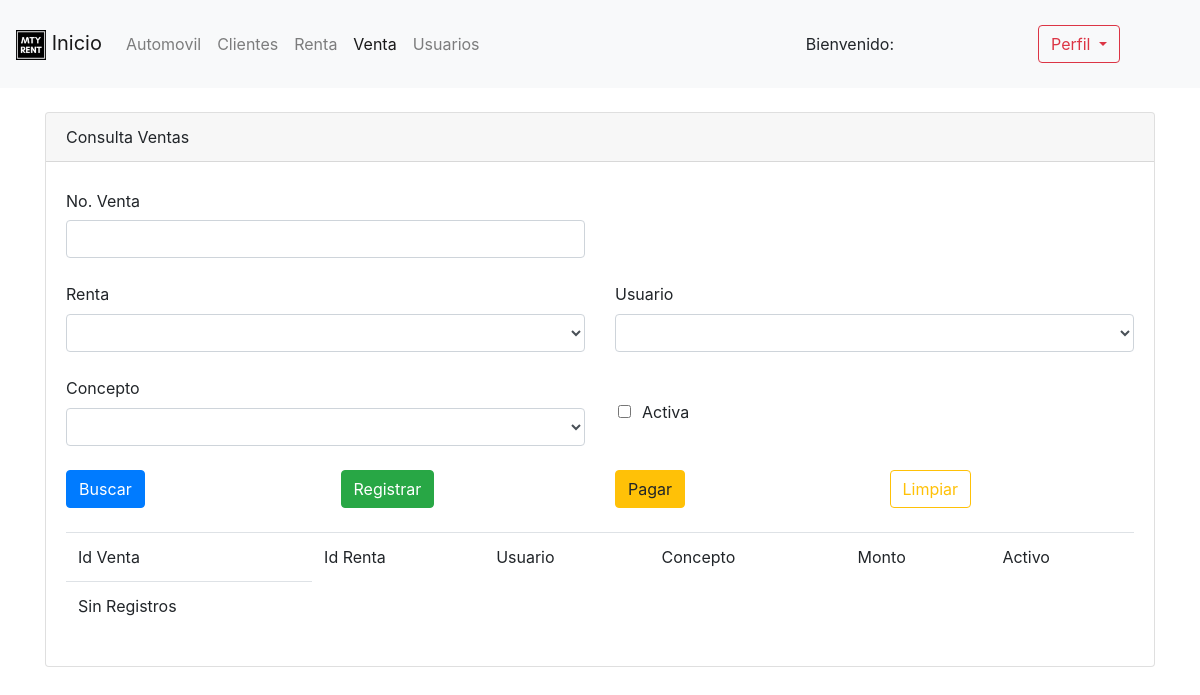
Page /Venta.php on the earlier database version.
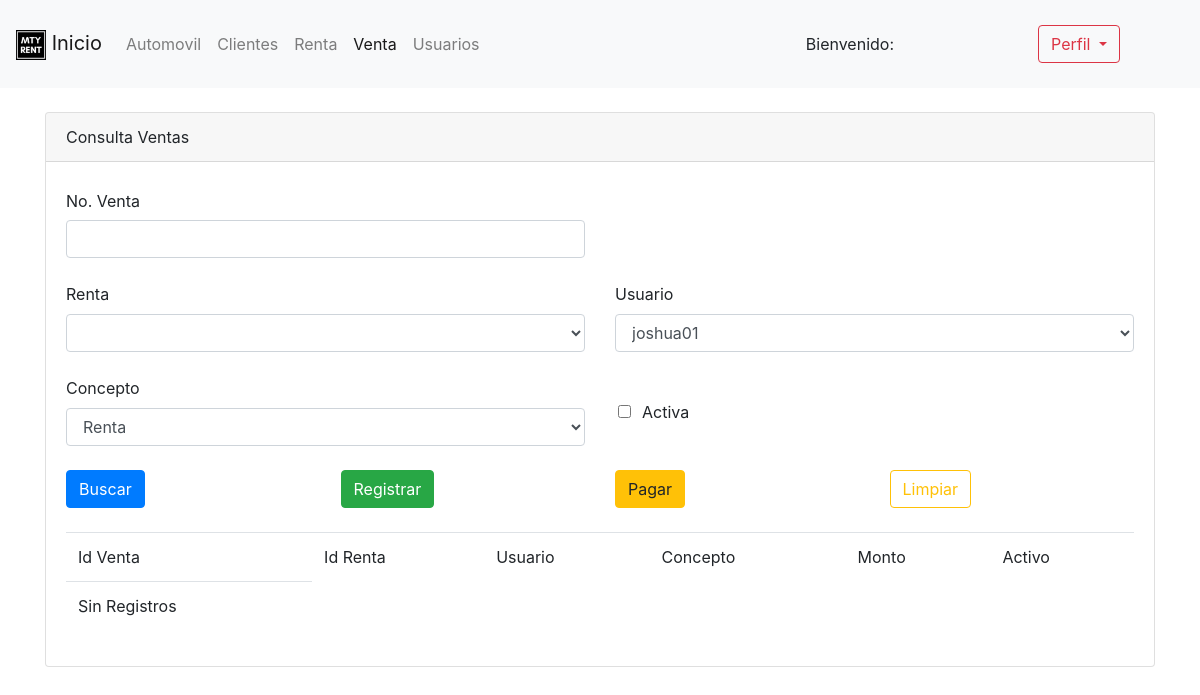
Same page on the later database version.
### tables this page shows
CREATE TABLE IF NOT EXISTS usuario(
	IdUsuario INT NOT NULL,
    Nombre VARCHAR(45),
    APaterno VARCHAR(45),
    AMaterno VARCHAR(45),
    Usuario VARCHAR(20),
    Contraseña VARCHAR(20),
    IdRol INT NOT NULL,
    FecAlta DATETIME,
    IdEstatus INT NOT NULL,
    PRIMARY KEY(IdUsuario),
    
     
    CONSTRAINT FK_Usuario_Rol
    FOREIGN KEY(IdRol)
    REFERENCES rol(IdRol),
    
    CONSTRAINT FK_Usuario_Estatus
    FOREIGN KEY(IdEstatus)
    REFERENCES estatusUsuario(IdEstatus)
);

CREATE TABLE IF NOT EXISTS concepto(
	IdConcepto INT NOT NULL,
    DescConcepto VARCHAR(45),
    Monto DECIMAL(12,2),
    PRIMARY KEY(IdConcepto)
);

### Venta.php (the view, shortened to what this page needs)
<?php
$tabla = "<tr><td>Sin Registros</td></tr>";
$cmbusuario = null;
$cmbconcepto = null;
   $con = conectar();
   $query = "select IdUsuario, Usuario from usuario;";
   $res = mysqli_query($con, $query);
   while ($reg = mysqli_fetch_array($res))
    {
     $cmbusuario = $cmbusuario . '<option value = ' . $reg['IdUsuario'] . '>'.
     $reg['Usuario'] .
     '</option>';
    }
    $con = conectar();
    $query = "select IdConcepto, DescConcepto, Monto from concepto;";
    $res = mysqli_query($con, $query);
    while ($reg = mysqli_fetch_array($res))
     {
      $cmbconcepto = $cmbconcepto . '<option value = ' . $reg['IdConcepto'] . '>'.
      $reg['DescConcepto'] .
      '</option>';
     }
?>
<!DOCTYPE html>
<html lang="es">
<head>
    <link rel="stylesheet" href="https://stackpath.bootstrapcdn.com/bootstrap/4.5.0/css/bootstrap.min.css">
</head>
<body>
    <nav class="navbar navbar-expand-lg navbar-light bg-light">
        <a class="navbar-brand" href="Home.php">
        <img src="Imagenes/MtyRent.png" width="30" height="30" loading="lazy">
        Inicio</a>
        <div class="collapse navbar-collapse" id="navbarSupportedContent">
          <ul class="navbar-nav mr-auto">
            <li class="nav-item">
              <a class="nav-link" href="ConsultaAuto.php" aria-disabled="true">Automovil</a>
            </li>
            <li class="nav-item">
              <a class="nav-link" href="Clientes.php" aria-disabled="true">Clientes</a>
          </li>
          <li class="nav-item">
            <a class="nav-link" href="ConsultaRenta.php" aria-disabled="true">Renta</a>
        </li>
            <li class="nav-item active">
              <a class="nav-link" href="Venta.php" aria-disabled="true">Venta</a>
          </li>
          <li class="nav-item">
              <a class="nav-link <?php echo $activo?>"  href="Usuarios.php" aria-disabled="true">Usuarios</a>
            </li>
          </ul>
          <form class="form-inline my-2 my-lg-0">
            <div class="col px-md-5">
              <div class="p-3">
              <a class="nav-link" aria-disabled="true"><?php echo "Bienvenido: " . $_SESSION['usuario'] ?></a>
              </div>
            </div>
          </form>
          <form class="form-inline my-2 my-lg-0">
            <div class="col px-md-5">
              <div class="p-3">
                <button type="button" class="btn btn-outline-danger dropdown-toggle" data-toggle="dropdown" aria-haspopup="true" aria-expanded="false" id="ddbsesion">
                  Perfil
                  </button>
              </div>
            </div>
          </form>
        </div>
    </nav>
<br/>
        <div class="container">
          <form class="form-group" action="Venta.php" method="POST">
                <div class="card">
                  <div class="card-header">
                    Consulta Ventas
                  </div>
                  <div class="card-body">
                    <div class="row">
                    <div class="col-sm">
                    <label class="col-form-label" for="txtNoVenta">No. Venta</label>
                    <input class="form-control" type="number" name="txtNoVenta"/>
                    </div>
                    <div class="col-sm">
                    </div>
                  </div>
                  <br/>
                  <div class="row">
                        <div class="col-sm">
                            <label for="cmbRenta">Renta</label>
                            <select class="form-control" name="cmbRenta">
                              </select>
                        </div>
                        <div class="col-sm">
                            <label for="cmbUsuario">Usuario</label>
                            <select class="form-control" name="cmbUsuario">
                              <?php echo $cmbusuario?>
                              </select>
                        </div>
                    </div>
                    <br/>
                    <div class="row">
                            <div class="col-sm">
                                <label for="cmbConcepto">Concepto</label>
                                <select class="form-control" name="cmbConcepto">
                                <?php echo $cmbconcepto?>
                                  </select>
                            </div>
                            <div class="col-sm">
                              <br/>
                              &nbsp; &nbsp; &nbsp;<input type="checkbox" class="form-check-input" name="chkAct"/>
                              <label class="form-check-label" for="chkAct">Activa</label>
                            </div>
                    </div>
                      <br/>
                    <div class="row">
                      <div class="col-sm">
                        <button type="submit" class="btn btn-primary" name="btnBuscar">Buscar</button>
                      </div>
                      <div class="col-sm">
                        <button type="submit" class="btn btn-success" name="btnRegistrar">Registrar</button>
                      </div>
                      <div class="col-sm">
                        <button type="submit" class="btn btn-warning" name="btnPagar">Pagar</button>
                      </div>
                      <div class="col-sm">
                        <button type="submit" class="btn btn-outline-warning" name="btnLimpiar">Limpiar</button>
                      </div>
                    </div>
<br/>
                    <div class="table-responsive">
                    <table class="table">
                      <thead>
                      <tr>
                      <td>Id Venta</td>
                      <td>Id Renta</td>
                      <td>Usuario</td>
                      <td>Concepto</td>
                      <td>Monto</td>
                      <td>Activo</td>
                      </tr>
                      </thead>
                      <tbody>
                      <?php echo $tabla;?>
                      </tbody>
                      </div>
                </div>
                </div>
            </form>
        </div>
</body>
</html>

Differences in the rows shown:
added usuario: cmbUsuario "joshua01"
added concepto: cmbConcepto "Renta"
